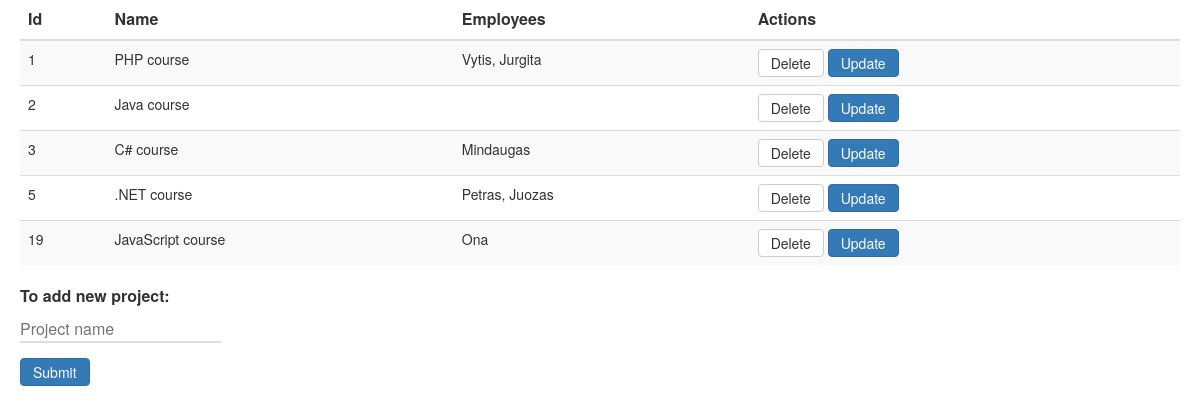
The app's page /projects.php with its own data.
### tables this page shows
CREATE TABLE `projects` (
  `p_id` int NOT NULL AUTO_INCREMENT,
  `p_name` varchar(255) DEFAULT NULL,
  PRIMARY KEY (`p_id`)
);

### projects.php (the view, shortened to what this page needs)
<?php include 'db_connection.php' ?>
<!DOCTYPE html>
<html lang="en">
<head>
    <link rel="stylesheet" href="https://maxcdn.bootstrapcdn.com/bootstrap/3.4.1/css/bootstrap.min.css">
    <link rel="stylesheet" href="./style.css">
</head>
<body>
    <div class="main_table">
        <?php
        $sql = 'SELECT projects.p_id, projects.p_name, GROUP_CONCAT(CONCAT_WS("  " , employees.e_name) SEPARATOR ", ")
                AS e_names FROM projects LEFT JOIN employees ON projects.p_id = employees.pro_id GROUP BY p_id';
        $result = $conn->query($sql);
        if ($result->num_rows > 0) {
            print('<table class="table table-striped">
                    <thead>
                        <tr>
                            <th>Id</th>
                            <th>Name</th>
                            <th>Employees</th>
                            <th>Actions</th>
                        </tr>
                    </thead>');
            while ($row = $result->fetch_assoc()) {
                print('<tr>
                            <td>' . $row['p_id'] . '</td>
                            <td>' . $row['p_name'] . '</td>
                            <td>' . $row['e_names'] . '</td>
                            <td>
                                <form class="actions" action="" method="POST">
                                    <input type="hidden" name="id" value="' . $row['p_id'] . '">
                                    <button class="btn btn-default" type="submit" name="delete" value="' . $row['p_id'] . '">Delete</button>
                                </form>
                                <form class="actions" action="" method="POST">
                                    <input type="hidden" name="id" value="' . $row['p_id'] . '">
                                    <input type="hidden" name="name" value="' . $row['p_name'] . '">
                                    <button class="btn btn-primary" type="submit" name="update" value="' . $row['p_id'] . '">Update</button>
                                </form>
                            </td>
                        </tr>');
            }
            print('</table>');
        } else {
            echo "0 results";
        }
        if (isset($_POST['update'])) {
            $crnt_name = $_POST['name'];
            $crnt_id = $_POST['id'];
            print('<div>
                    <form class="actions" action="" method="POST">
                        <input type="hidden" name="id" value="' . $crnt_id . '">
                        <input type="text" id="p_name" name="p_name" value="' . $crnt_name . '">
                        <br>
                        <button class="btn btn-primary" type="submit" name="update_name">Change</button>
                    </form>
                </div>');
        } else {
            print('<div>
                    <form class="actions" action="" method="POST">
                        <label for="p_name">To add new project:</label><br>
                        <input type="text" id="p_name" name="p_name" placeholder="Project name"><br>
                        <button class="btn btn-primary" type="submit" name="create_project">Submit</button>
                    </form>
                </div>');
        }
        ?>
    </div>
</body>
</html>

### style.css (style rules this page uses)
body, body * { margin: 0; padding: 0; vertical-align: top; box-sizing: border-box; }
.main_table { padding: 0 20px 10px 20px; }
.main_table th { font-size: 16px; }
form { display: inline-block; }
.actions > .btn { padding: 3px 12px; }
.actions > label { font-size: 16px; }
.actions > input { font-size: 16px; margin: 10px 0 15px 0; border: none; border-bottom: 2px solid #ddd; }

### records on screen
projects: p_id "1", p_name "PHP course", e_names "Vytis, Jurgita"
projects: p_id "2", p_name "Java course"
projects: p_id "3", p_name "C# course", e_names "Mindaugas"
projects: p_id "5", p_name ".NET course", e_names "Petras, Juozas"
projects: p_id "19", p_name "JavaScript course", e_names "Ona"
